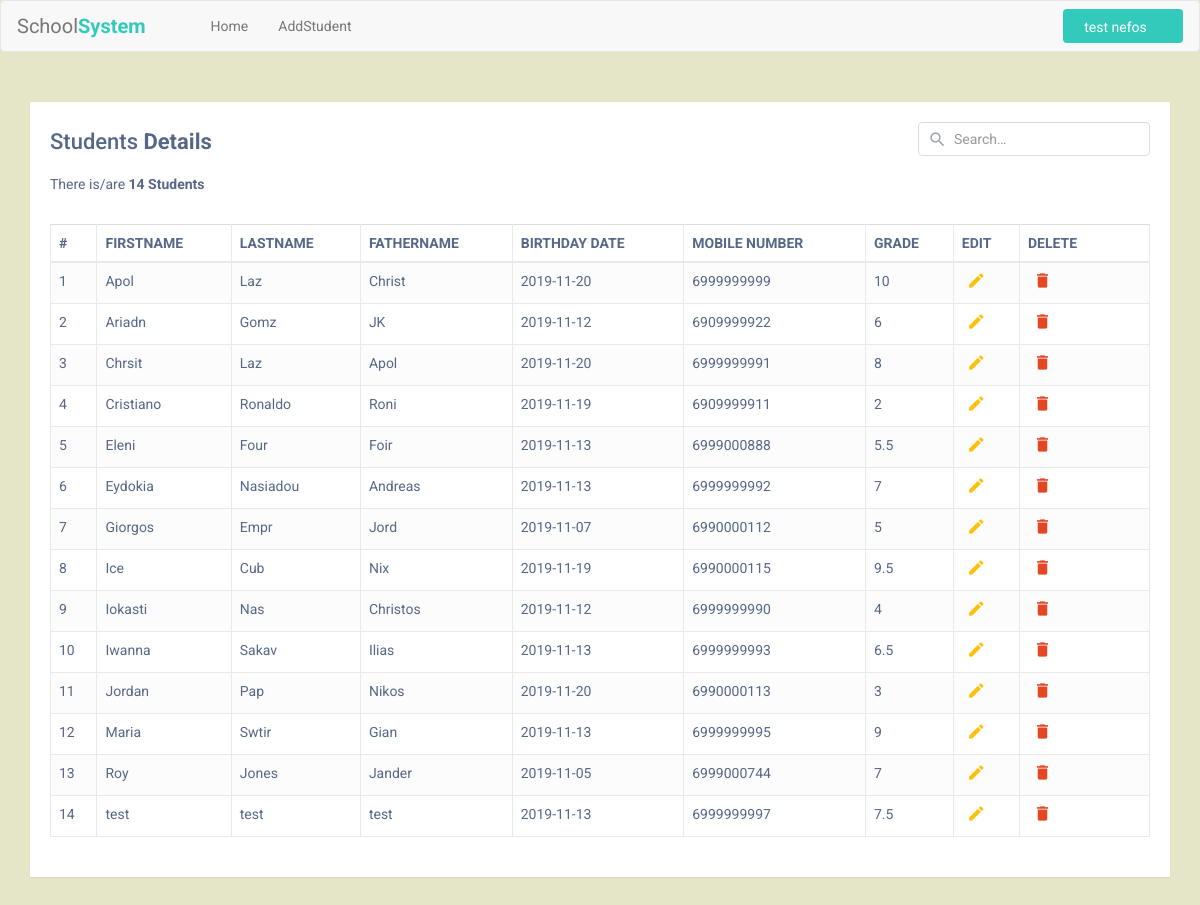
Page /login2/teacher.php (signed in) on the committed database.
### tables this page shows
CREATE TABLE `Teacher` (
  `ID` int(11) NOT NULL,
  `USERNAME` varchar(255) NOT NULL,
  `FIRSTNAME` varchar(255) NOT NULL,
  `LASTNAME` varchar(255) NOT NULL,
  `EMAIL` varchar(255) NOT NULL,
  `ADRESS` text NOT NULL,
  `PASSWORD` varchar(255) NOT NULL,
  `MOBILE_NUMBER` varchar(11) NOT NULL
);

CREATE TABLE `Students` (
  `ID` int(11) NOT NULL,
  `FIRSTNAME` varchar(255) NOT NULL,
  `LASTNAME` varchar(255) NOT NULL,
  `FATHERNAME` varchar(255) NOT NULL,
  `BIRTHDAY_DATE` date NOT NULL,
  `GRADE` float NOT NULL,
  `MOBILE_NUMBER` varchar(11) NOT NULL
);

### login2/teacher.php (the view, shortened to what this page needs)
<?php
$profil=$_SESSION['user'];
if($profil != true)
{
    header("Location: index.php");
}
else
{
require_once('config.php');
$tmp = 0;
if(isset($_POST['search-btn']))
{
  if(ctype_digit(trim($_POST['search-btn'])) && (trim($_POST['search-btn']) > 10 || strlen(trim($_POST['search-btn'])) > 2) )
  {
      $searchKey = $_POST['search-btn'];
      $keyss = explode(" ",$searchKey);
      $sql = "SELECT * FROM Students WHERE MOBILE_NUMBER LIKE '%$searchKey%' OR BIRTHDAY_DATE LIKE '%$searchKey%' ";
      foreach($keyss as $k){
        $sql .= " OR MOBILE_NUMBER LIKE '%$k%' OR BIRTHDAY_DATE LIKE '%$k%' ORDER BY FIRSTNAME ";
      }
  }
  elseif (ctype_digit(trim($_POST['search-btn'])) && strlen(trim($_POST['search-btn'])) == 1) {
        $searchKey = $_POST['search-btn'];
        $sql = "SELECT * FROM Students WHERE GRADE LIKE '$searchKey%' ORDER BY GRADE ";
  }
  elseif(is_numeric(trim($_POST['search-btn'])))
  {
        $searchKey = $_POST['search-btn'];
        $keyss = explode(" ",$searchKey);
        $sql = "SELECT * FROM Students WHERE GRADE LIKE '%$searchKey%' ";
        foreach($keyss as $k){
          $sql .= " OR GRADE LIKE '%$k%' ORDER BY GRADE DESC";
          }
  }
  else
  {
   $searchKey = $_POST['search-btn'];
   $keyss = explode(" ",$searchKey);
   $sql = "SELECT * FROM Students WHERE FIRSTNAME LIKE '%$searchKey%' OR LASTNAME LIKE '%$searchKey%' OR BIRTHDAY_DATE LIKE '%$searchKey%' ";
    foreach($keyss as $k){
     $sql .= " OR FIRSTNAME LIKE '%$k%' OR LASTNAME LIKE '%$k%' OR BIRTHDAY_DATE LIKE '%$k%' ORDER BY FIRSTNAME ";
     }
  }
}
else{
  $sql = "SELECT * FROM Students ORDER BY FIRSTNAME";
  $searchKey = "";
}
$result = mysqli_query($link, $sql) or die(mysqli_error($link));
$count = mysqli_num_rows($result);
}
?>
<?php
include('header.php');
?>
<!DOCTYPE html>
<html lang="en">
<head>
<link rel="stylesheet" href="https://maxcdn.bootstrapcdn.com/font-awesome/4.7.0/css/font-awesome.min.css">
<link rel="stylesheet" href="https://maxcdn.bootstrapcdn.com/bootstrap/3.3.7/css/bootstrap.min.css">
<link rel="stylesheet"  href="css/cong.css">
</head>
<body style="background-color:#e5e5c7;">
    <div class="container">
        <div class="table-wrapper">
            <div class="table-title">
                <div class="row">
                    <div class="col-sm-8"><h2>Students <b>Details</b></h2><br><p>There is/are <b><?php echo "$count Students"; ?></b></p></div>
                    <div class="col-sm-4">
                      <form action="" method="post">
                        <div class="search-box">
                            <i class="material-icons">&#xE8B6;</i>
                            <input type="text" id="search_text" name="search-btn" value="<?php echo $searchKey; ?>" class="form-control" placeholder="Search&hellip;">
                        </div>
                      </form>
                    </div>
                </div>
            </div>
            <div class="result">
            <table class="table table-striped table-hover table-bordered">
                <thead>
                    <tr>
                        <th>#</th>
                        <th>FIRSTNAME </th>
                        <th>LASTNAME</th>
                        <th>FATHERNAME </th>
                        <th>BIRTHDAY DATE</th>
                        <th>MOBILE NUMBER </th>
                        <th>GRADE </th>
                        <th>EDIT</th>
                        <th>DELETE</th>
                    </tr>
                </thead>
                <tbody>
                  <?php if(mysqli_num_rows($result) > 0)
                    {while( $row = mysqli_fetch_assoc($result)) : ?>
                    <tr>
                        <td><?php echo ++$tmp; ?></td>
                        <td><?php echo $row['FIRSTNAME']; ?></td>
                        <td><?php echo $row['LASTNAME']; ?></td>
                        <td><?php echo $row['FATHERNAME']; ?></td>
                        <td><?php echo $row['BIRTHDAY_DATE']; ?></td>
                        <td><?php echo $row['MOBILE_NUMBER']; ?></td>
                        <td><?php echo $row['GRADE']; ?></td>
                        <td>
                            <a  href="EditStudent.php?editId=<?php echo $row['ID'];?>" class="edit" title="Edit" data-toggle="tooltip"><i class="material-icons">&#xE254;</i></a>
                        </td>
                        <td>
                            <a  href="DeleteStud.php?delId=<?php echo $row['ID'];?>"  class="delete" title="Delete" data-toggle="tooltip" onClick="return confirm('Are you sure to delete this user?');"><i class="material-icons">&#xE872;</i></a>
                        </td>
                        <?php endwhile; } ?>
          </div>
        </div>
    </div>
</body>
</html>

### login2/header.php (shortened to what this page needs)
<?php
$profil=$_SESSION['user'];
if($profil != true)
{
    header("Location: index.php");
}
else
{
$sqle = "SELECT * FROM Teacher WHERE USERNAME = '$profil' OR EMAIL= '$profil' ";
  $resulte = mysqli_query($link, $sqle) or die(mysqli_error($link));
  $rowe = mysqli_fetch_assoc($resulte);
  $firstn = $rowe['FIRSTNAME'];
  $lastnam = $rowe['LASTNAME'];
}
?>
<!DOCTYPE html>
<html lang="en">
<head>
<link rel="stylesheet"  href="header.css">
<link rel="stylesheet" href="https://maxcdn.bootstrapcdn.com/font-awesome/4.7.0/css/font-awesome.min.css">
<link rel="stylesheet" href="https://maxcdn.bootstrapcdn.com/bootstrap/3.3.7/css/bootstrap.min.css">
</head>
<body>
<nav class="navbar navbar-default navbar-expand-lg navbar-light">
  <div class="navbar-header d-flex col">
    <a class="navbar-brand" href="teacher.php">School<b>System</b></a>
  </div>
  <div id="navbarCollapse" class="collapse navbar-collapse justify-content-start">
    <ul class="nav navbar-nav">
      <li class="nav-item"><a href="teacher.php" class="nav-link">Home</a></li>
      <li class="nav-item"><a href="AddStudent.php" class="nav-link">AddStudent</a></li>
    </ul>
    <ul class="nav navbar-nav navbar-right ml-auto">
      <li class="nav-item">
        <a href="#" data-toggle="dropdown" class="btn btn-primary dropdown-toggle get-started-btn mt-1 mb-1"><?php echo $firstn ." ". $lastnam; ?></a>
      </li>
    </ul>
  </div>
</nav>
</body>
</html>

### login2/header.css (style rules this page uses)
.form-control { box-shadow: none; font-weight: normal; font-size: 13px; }
.navbar-header.col { padding: 0 !important; }
.navbar { background: #fff; padding-left: 16px; padding-right: 16px; border-bottom: 1px solid #dfe3e8; border-radius: 0; }
.navbar .navbar-brand, .navbar .navbar-brand:hover, .navbar .navbar-brand:focus { padding-left: 0; font-size: 20px; padding-right: 50px; }
.navbar .navbar-brand b { font-weight: bold; color: #33cabb; }
.navbar .nav li { position: relative; }
.navbar .nav li a { color: #888; }
.search-box { position: relative; }
.search-box input { padding-right: 35px; border-color: #dfe3e8; border-radius: 4px !important; box-shadow: none; }
.search-box i { color: #a0a5b1; font-size: 19px; }
.navbar .nav .btn-primary, .navbar .nav .btn-primary:active { color: #fff; background: #33cabb; padding-top: 8px; padding-bottom: 6px; vertical-align: middle; border: none; }
.navbar .navbar-right li:first-child a { padding-right: 30px; }
.navbar .nav .get-started-btn { min-width: 120px; margin-top: 8px; margin-bottom: 8px; }
.navbar .navbar-right .dropdown-toggle::after { display: none; }

### login2/css/cong.css (style rules this page uses)
body { color: #566787; background: #f5f5f5; font-family: 'Roboto', sans-serif; }
.table-wrapper { background: #fff; padding: 20px; margin: 30px 0; box-shadow: 0 1px 1px rgba(0,0,0,.05); }
.table-title { padding-bottom: 10px; margin: 0 0 10px; }
.table-title h2 { margin: 8px 0 0; font-size: 22px; }
.search-box { position: relative; float: right; }
.search-box input { height: 34px; border-radius: 20px; padding-left: 35px; border-color: #ddd; box-shadow: none; }
.search-box i { color: #a0a5b1; position: absolute; font-size: 19px; top: 8px; left: 10px; }
table.table tr th, table.table tr td { border-color: #e9e9e9; }
table.table-striped tbody tr:nth-of-type(odd) { background-color: #fcfcfc; }
table.table td:last-child { width: 130px; }
table.table td a { color: #a0a5b1; display: inline-block; margin: 0 5px; }
table.table td a.edit { color: #FFC107; }
table.table td a.delete { color: #E34724; }
table.table td i { font-size: 19px; }

### rows in the picture
teacher: FIRSTNAME "test", LASTNAME "nefos"
students: FIRSTNAME "Apol", LASTNAME "Laz", FATHERNAME "Christ", BIRTHDAY_DATE "2019-11-20", MOBILE_NUMBER "6999999999", GRADE "10"
students: FIRSTNAME "Ariadn", LASTNAME "Gomz", FATHERNAME "JK", BIRTHDAY_DATE "2019-11-12", MOBILE_NUMBER "6909999922", GRADE "6"
students: FIRSTNAME "Chrsit", LASTNAME "Laz", FATHERNAME "Apol", BIRTHDAY_DATE "2019-11-20", MOBILE_NUMBER "6999999991", GRADE "8"
students: FIRSTNAME "Cristiano", LASTNAME "Ronaldo", FATHERNAME "Roni", BIRTHDAY_DATE "2019-11-19", MOBILE_NUMBER "6909999911", GRADE "2"
students: FIRSTNAME "Eleni", LASTNAME "Four", FATHERNAME "Foir", BIRTHDAY_DATE "2019-11-13", MOBILE_NUMBER "6999000888", GRADE "5.5"
students: FIRSTNAME "Eydokia", LASTNAME "Nasiadou", FATHERNAME "Andreas", BIRTHDAY_DATE "2019-11-13", MOBILE_NUMBER "6999999992", GRADE "7"
students: FIRSTNAME "Giorgos", LASTNAME "Empr", FATHERNAME "Jord", BIRTHDAY_DATE "2019-11-07", MOBILE_NUMBER "6990000112", GRADE "5"
students: FIRSTNAME "Ice", LASTNAME "Cub", FATHERNAME "Nix", BIRTHDAY_DATE "2019-11-19", MOBILE_NUMBER "6990000115", GRADE "9.5"
students: FIRSTNAME "Iokasti", LASTNAME "Nas", FATHERNAME "Christos", BIRTHDAY_DATE "2019-11-12", MOBILE_NUMBER "6999999990", GRADE "4"
students: FIRSTNAME "Iwanna", LASTNAME "Sakav", FATHERNAME "Ilias", BIRTHDAY_DATE "2019-11-13", MOBILE_NUMBER "6999999993", GRADE "6.5"
students: FIRSTNAME "Jordan", LASTNAME "Pap", FATHERNAME "Nikos", BIRTHDAY_DATE "2019-11-20", MOBILE_NUMBER "6990000113", GRADE "3"
students: FIRSTNAME "Maria", LASTNAME "Swtir", FATHERNAME "Gian", BIRTHDAY_DATE "2019-11-13", MOBILE_NUMBER "6999999995", GRADE "9"
students: FIRSTNAME "Roy", LASTNAME "Jones", FATHERNAME "Jander", BIRTHDAY_DATE "2019-11-05", MOBILE_NUMBER "6999000744", GRADE "7"
students: FIRSTNAME "test", LASTNAME "test", FATHERNAME "test", BIRTHDAY_DATE "2019-11-13", MOBILE_NUMBER "6999999997", GRADE "7.5"

### other values in the picture
$count "14"
